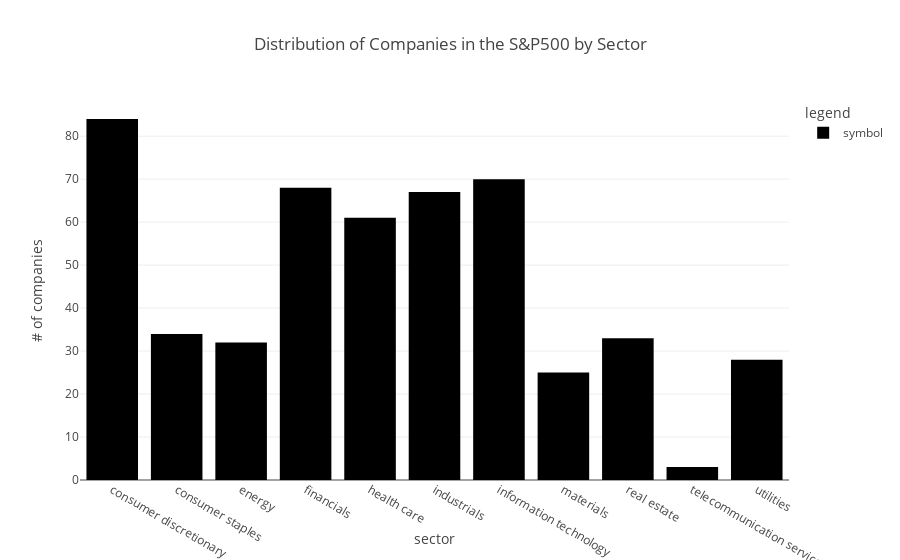

Write notebook code for a chart like this one.
### Code cell
#Objective here is to group data by sector and create a bar chart of what types of companies make 
#up the S&P 500

#creating a sectors variable and finding the number of symbols per sector using groupby and .agg 
sectors = data.groupby('sector').agg({'symbol':'count'}).sort_index(ascending = True)

#Using plotly to create a bar chart to chart the number of companies per sector in the S&P 500
sector_fig = px.bar(sectors, labels = {'value': '# of companies',
                                       'variable':'legend',
                                       'symbol':'# of symbols',},
                                        title='Distribution of Companies in the S&P500 by Sector')
sector_fig.show()

### Figure 1 — Plotly figure (JSON) as saved in the notebook; plotly's stock layout.template omitted (floating-point values rounded to 4 significant figures)
{"data": [{"alignmentgroup": "True", "hovertemplate": "legend=symbol<br>sector=%{x}<br># of companies=%{y}<extra></extra>", "legendgroup": "symbol", "marker": {"color": "#000001", "pattern": {"shape": ""}}, "name": "symbol", "offsetgroup": "symbol", "orientation": "v", "showlegend": true, "textposition": "auto", "type": "bar", "x": ["consumer discretionary", "consumer staples", "energy", "financials", "health care", "industrials", "information technology", "materials", "real estate", "telecommunication services", "utilities"], "xaxis": "x", "y": [84, 34, 32, 68, 61, 67, 70, 25, 33, 3, 28], "yaxis": "y"}], "layout": {"barmode": "relative", "legend": {"title": {"text": "legend"}, "tracegroupgap": 0}, "title": {"text": "Distribution of Companies in the S&P500 by Sector"}, "xaxis": {"anchor": "y", "domain": [0, 1], "title": {"text": "sector"}}, "yaxis": {"anchor": "x", "domain": [0, 1], "title": {"text": "# of companies"}}}}
